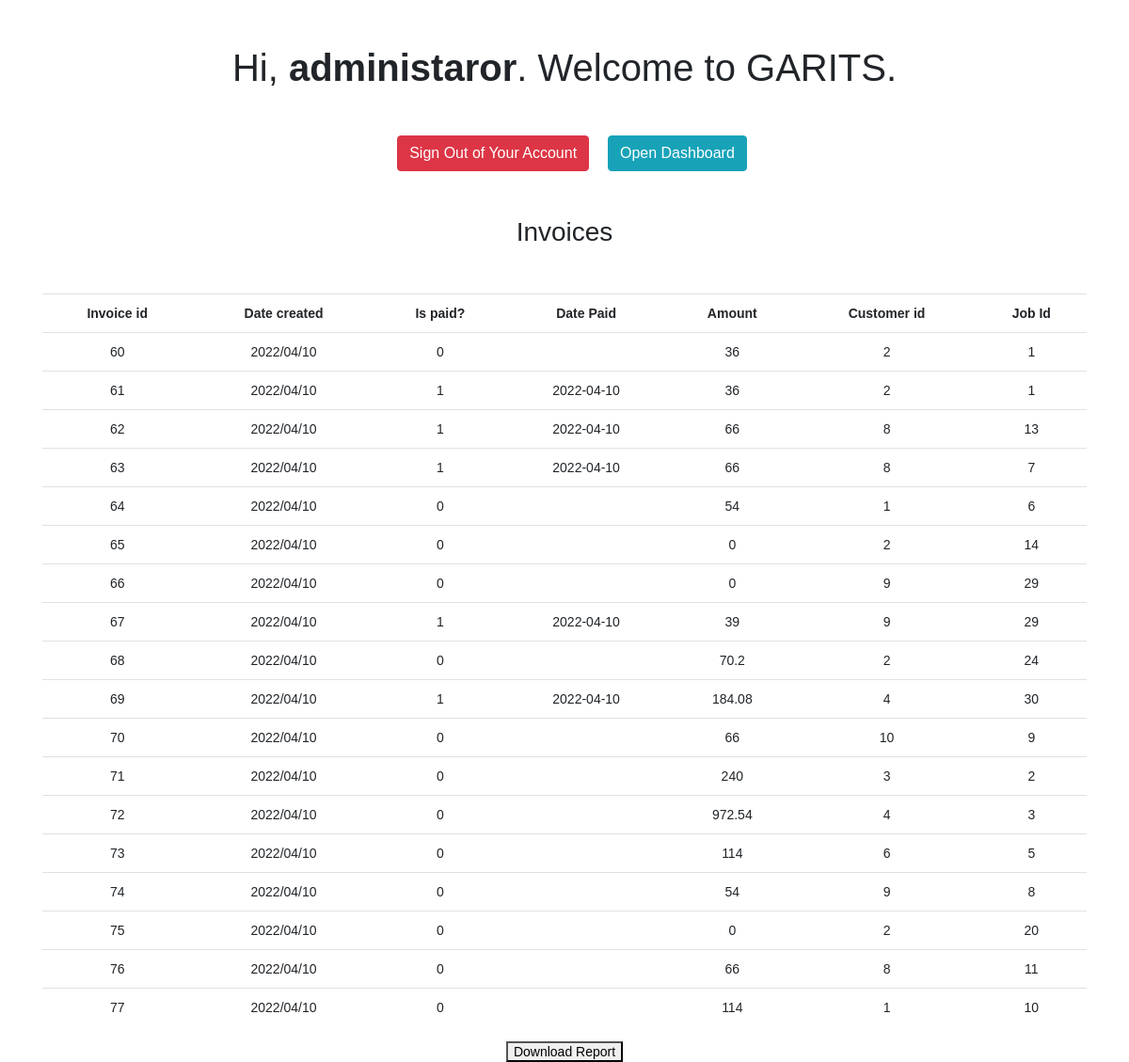
The app's page /Invoice/viewInvoices.php (signed in), older data.
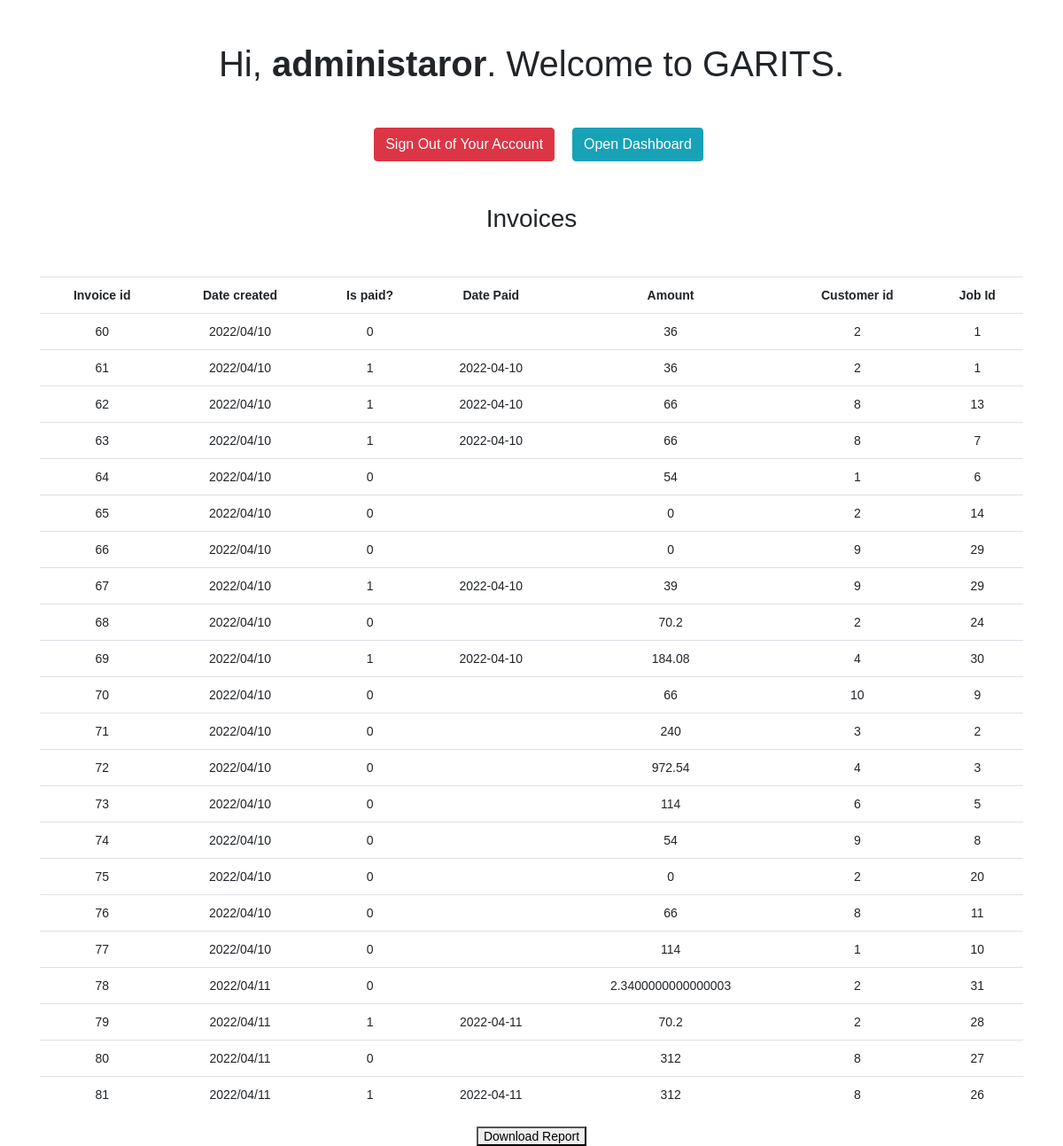
The same page, newer data.
### tables this page shows
CREATE TABLE `Invoice` (
  `invoice_id` int(10) NOT NULL AUTO_INCREMENT,
  `date_created` varchar(10) NOT NULL,
  `date_paid` varchar(10) DEFAULT NULL,
  `is_paid` tinyint(1) NOT NULL,
  `amount` double NOT NULL,
  `job_id` int(10) DEFAULT NULL,
  `customer_id` int(10) DEFAULT NULL,
  PRIMARY KEY (`invoice_id`),
  KEY `job_id` (`job_id`),
  KEY `customer_id` (`customer_id`),
  CONSTRAINT `invoice_ibfk_1` FOREIGN KEY (`job_id`) REFERENCES `Job` (`job_id`) ON DELETE CASCADE ON UPDATE CASCADE,
  CONSTRAINT `invoice_ibfk_2` FOREIGN KEY (`customer_id`) REFERENCES `Customer` (`customer_id`) ON DELETE SET NULL ON UPDATE CASCADE
);

### Invoice/viewInvoices.php (the view, shortened to what this page needs)
<?php
require_once "../config.php";
$role = $_SESSION['role'];
?>
<!DOCTYPE html>
<html lang="en">
<head>
    <link rel="stylesheet" href="https://cdn.jsdelivr.net/npm/bootstrap@4.6.1/dist/css/bootstrap.min.css">
</head>
<body>
    <h1 class="my-5">Hi, <b><?php echo htmlspecialchars($_SESSION["username"]); ?></b>. Welcome to GARITS.</h1>
    <p>
        <a href="../logout.php" class="btn btn-danger ml-3">Sign Out of Your Account</a>
        <a href="../<?php echo $role ?>.php" class="btn btn-info ml-3">Open Dashboard</a>
        <?php
            $query = "SELECT * FROM Invoice";
            $result2 = mysqli_query($conn, $query);
        echo "<h3 class='my-5'>Invoices</h1>";
        echo "<div class='container'>";
        echo "<div class='row-fluid'>";
            echo "<div class='col-xs-12'>";
            echo "<div class='table-responsive'>";
                echo "<table class='table table-hover table-inverse'>";
                echo "<tr>";
                echo "<th>Invoice id</th>";
                echo "<th>Date created</th>";
                echo "<th>Is paid?</th>";
                echo "<th>Date Paid</th>";
                echo "<th>Amount</th>";
                echo "<th>Customer id</th>";
                echo "<th>Job Id</th>";
                echo "</tr>";
                if ($result2->num_rows > 0) {
                    while($row = $result2->fetch_assoc()) {
                        echo "<tr>";
                        echo "<td>" . $row["invoice_id"] . "</td>";
                        echo "<td>" . $row["date_created"] . "</td>";
                        echo "<td>" . $row["is_paid"] . "</td>";
                        echo "<td>" . $row["date_paid"] . "</td>";
                        echo "<td>" . $row['amount'] . "</td>";
                        echo "<td>" . $row['customer_id'] . "</td>";
                        echo "<td>" . $row['job_id'] . "</td>";
                        echo "</tr>";
                    }
                } else {
                    echo "0 results";
                }
                echo "</table>";
                echo"
                <button onclick=fnExcelReport6()>
                   <span class='glyphicon glyphicon-download'></span>
                   Download Report
                </button>";
            echo "</div>";
            echo "</div>";

Row changes from the older to the newer data that the page shows:
added invoice: invoice_id "78", date_created "2022/04/11", is_paid "0", amount "2.3400000000000003", customer "2", job "31"
added invoice: invoice_id "79", date_created "2022/04/11", is_paid "1", date_paid "2022-04-11", amount "70.2", customer "2", job "28"
added invoice: invoice_id "80", date_created "2022/04/11", is_paid "0", amount "312", customer "8", job "27"
added invoice: invoice_id "81", date_created "2022/04/11", is_paid "1", date_paid "2022-04-11", amount "312", customer "8", job "26"
